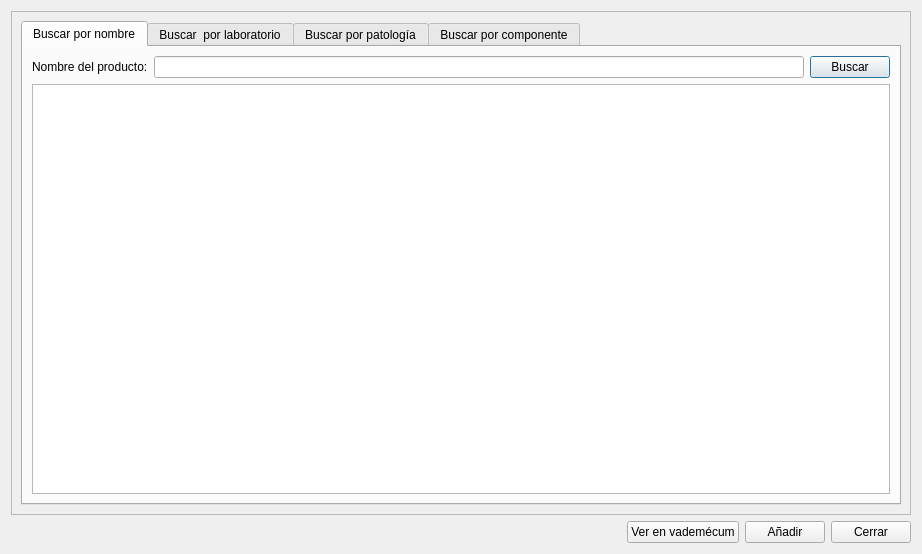
<?xml version="1.0" encoding="UTF-8"?>
<ui version="4.0">
 <class>frmAnadirHierb</class>
 <widget class="QDialog" name="frmAnadirHierb">
  <property name="geometry">
   <rect>
    <x>0</x>
    <y>0</y>
    <width>922</width>
    <height>554</height>
   </rect>
  </property>
  <property name="windowTitle">
   <string>Buscar productos complementarios</string>
  </property>
  <property name="windowIcon">
   <iconset resource="../maya.qrc">
    <normaloff>:/Icons/PNG/mayafondo_blanco.png</normaloff>:/Icons/PNG/mayafondo_blanco.png</iconset>
  </property>
  <layout class="QGridLayout" name="gridLayout_2">
   <item row="0" column="0" colspan="4">
    <widget class="QFrame" name="frame">
     <property name="frameShape">
      <enum>QFrame::StyledPanel</enum>
     </property>
     <property name="frameShadow">
      <enum>QFrame::Raised</enum>
     </property>
     <layout class="QHBoxLayout" name="horizontalLayout_3">
      <item>
       <widget class="QTabWidget" name="pestanas">
        <property name="currentIndex">
         <number>0</number>
        </property>
        <widget class="QWidget" name="pagina_nombre">
         <attribute name="title">
          <string>Buscar por nombre</string>
         </attribute>
         <layout class="QGridLayout" name="gridLayout">
          <item row="0" column="0">
           <widget class="QLabel" name="label">
            <property name="text">
             <string>Nombre del producto:</string>
            </property>
           </widget>
          </item>
          <item row="0" column="1">
           <widget class="QLineEdit" name="txtTexto_producto"/>
          </item>
          <item row="0" column="2">
           <widget class="QPushButton" name="btn_buscar_producto">
            <property name="text">
             <string>Buscar</string>
            </property>
            <property name="icon">
             <iconset resource="../maya.qrc">
              <normaloff>:/Icons/PNG/search.png</normaloff>:/Icons/PNG/search.png</iconset>
            </property>
           </widget>
          </item>
          <item row="1" column="0" colspan="3">
           <widget class="QTableView" name="tabla_producto">
            <property name="alternatingRowColors">
             <bool>true</bool>
            </property>
            <property name="selectionBehavior">
             <enum>QAbstractItemView::SelectRows</enum>
            </property>
            <attribute name="horizontalHeaderStretchLastSection">
             <bool>true</bool>
            </attribute>
           </widget>
          </item>
         </layout>
        </widget>
        <widget class="QWidget" name="pagina_laboratorio">
         <attribute name="title">
          <string>Buscar  por laboratorio</string>
         </attribute>
         <layout class="QGridLayout" name="gridLayout_4">
          <item row="0" column="0">
           <layout class="QGridLayout" name="gridLayout_3">
            <item row="0" column="0">
             <widget class="QLineEdit" name="lineEdit"/>
            </item>
            <item row="0" column="1">
             <widget class="QPushButton" name="pushButton">
              <property name="text">
               <string>Buscar</string>
              </property>
              <property name="icon">
               <iconset resource="../maya.qrc">
                <normaloff>:/Icons/PNG/search.png</normaloff>:/Icons/PNG/search.png</iconset>
              </property>
             </widget>
            </item>
            <item row="1" column="0" colspan="2">
             <widget class="QTableView" name="tableView"/>
            </item>
            <item row="2" column="0" colspan="2">
             <widget class="QPushButton" name="pushButton_2">
              <property name="text">
               <string>Mostrar productos</string>
              </property>
              <property name="icon">
               <iconset resource="../maya.qrc">
                <normaloff>:/Icons/PNG/pedidos.png</normaloff>:/Icons/PNG/pedidos.png</iconset>
              </property>
             </widget>
            </item>
           </layout>
          </item>
          <item row="0" column="1">
           <layout class="QVBoxLayout" name="verticalLayout">
            <item>
             <widget class="QLineEdit" name="lineEdit_2"/>
            </item>
            <item>
             <widget class="QTableView" name="tableView_2"/>
            </item>
           </layout>
          </item>
         </layout>
        </widget>
        <widget class="QWidget" name="pagina_laboratorio_2">
         <attribute name="title">
          <string>Buscar por patología</string>
         </attribute>
         <layout class="QHBoxLayout" name="horizontalLayout">
          <item>
           <layout class="QGridLayout" name="gridLayout_5">
            <item row="0" column="0">
             <widget class="QLabel" name="label_2">
              <property name="text">
               <string>Patología:</string>
              </property>
             </widget>
            </item>
            <item row="0" column="1">
             <widget class="QLineEdit" name="txt_patologia"/>
            </item>
            <item row="0" column="2">
             <widget class="QPushButton" name="btn_buscar">
              <property name="text">
               <string>Buscar</string>
              </property>
             </widget>
            </item>
            <item row="1" column="0" colspan="3">
             <widget class="QTableView" name="tabla_patologias"/>
            </item>
            <item row="2" column="0" colspan="3">
             <widget class="QPushButton" name="btn_ver_producto_por_patologia">
              <property name="text">
               <string>Ver productos</string>
              </property>
             </widget>
            </item>
           </layout>
          </item>
          <item>
           <layout class="QVBoxLayout" name="verticalLayout_2">
            <item>
             <widget class="QLineEdit" name="txt_filtro_producto_por_patologias"/>
            </item>
            <item>
             <widget class="QTableView" name="tabla_producto_patologias"/>
            </item>
           </layout>
          </item>
         </layout>
        </widget>
        <widget class="QWidget" name="pagina_componente">
         <attribute name="title">
          <string>Buscar por componente</string>
         </attribute>
         <layout class="QHBoxLayout" name="horizontalLayout_2">
          <item>
           <layout class="QGridLayout" name="gridLayout_6">
            <item row="0" column="0">
             <widget class="QLabel" name="label_3">
              <property name="text">
               <string>Componente:</string>
              </property>
             </widget>
            </item>
            <item row="0" column="1">
             <widget class="QLineEdit" name="txt_componente"/>
            </item>
            <item row="0" column="2">
             <widget class="QPushButton" name="btn_buscar_componente">
              <property name="text">
               <string>Buscar</string>
              </property>
             </widget>
            </item>
            <item row="1" column="0" colspan="3">
             <widget class="QTableView" name="tabla_componentes"/>
            </item>
            <item row="2" column="0" colspan="3">
             <widget class="QPushButton" name="btn_ver_producto_por_componente">
              <property name="text">
               <string>Ver productos</string>
              </property>
             </widget>
            </item>
           </layout>
          </item>
          <item>
           <layout class="QVBoxLayout" name="verticalLayout_3">
            <item>
             <widget class="QLineEdit" name="txt_filtrar_por_componente"/>
            </item>
            <item>
             <widget class="QTableView" name="tabla_producto_componente"/>
            </item>
           </layout>
          </item>
         </layout>
        </widget>
       </widget>
      </item>
     </layout>
    </widget>
   </item>
   <item row="1" column="0">
    <spacer name="horizontalSpacer">
     <property name="orientation">
      <enum>Qt::Horizontal</enum>
     </property>
     <property name="sizeHint" stdset="0">
      <size>
       <width>40</width>
       <height>20</height>
      </size>
     </property>
    </spacer>
   </item>
   <item row="1" column="1">
    <widget class="QPushButton" name="btn_vademecum">
     <property name="text">
      <string>Ver en vademécum</string>
     </property>
     <property name="icon">
      <iconset resource="../maya.qrc">
       <normaloff>:/Icons/PNG/magnifier_zoom_out.png</normaloff>:/Icons/PNG/magnifier_zoom_out.png</iconset>
     </property>
    </widget>
   </item>
   <item row="1" column="2">
    <widget class="QPushButton" name="btn_anadir">
     <property name="text">
      <string>Añadir</string>
     </property>
     <property name="icon">
      <iconset resource="../maya.qrc">
       <normaloff>:/Icons/PNG/add.png</normaloff>:/Icons/PNG/add.png</iconset>
     </property>
    </widget>
   </item>
   <item row="1" column="3">
    <widget class="QPushButton" name="btn_cerrar">
     <property name="text">
      <string>Cerrar</string>
     </property>
     <property name="icon">
      <iconset resource="../maya.qrc">
       <normaloff>:/Icons/PNG/Exit.png</normaloff>:/Icons/PNG/Exit.png</iconset>
     </property>
    </widget>
   </item>
  </layout>
 </widget>
 <resources>
  <include location="../maya.qrc"/>
 </resources>
 <connections>
  <connection>
   <sender>btn_cerrar</sender>
   <signal>clicked()</signal>
   <receiver>frmAnadirHierb</receiver>
   <slot>close()</slot>
   <hints>
    <hint type="sourcelabel">
     <x>876</x>
     <y>401</y>
    </hint>
    <hint type="destinationlabel">
     <x>427</x>
     <y>383</y>
    </hint>
   </hints>
  </connection>
  <connection>
   <sender>btn_vademecum</sender>
   <signal>clicked()</signal>
   <receiver>frmAnadirHierb</receiver>
   <slot>ver_vademecum()</slot>
   <hints>
    <hint type="sourcelabel">
     <x>608</x>
     <y>398</y>
    </hint>
    <hint type="destinationlabel">
     <x>288</x>
     <y>384</y>
    </hint>
   </hints>
  </connection>
  <connection>
   <sender>btn_anadir</sender>
   <signal>clicked()</signal>
   <receiver>frmAnadirHierb</receiver>
   <slot>anadir_producto()</slot>
   <hints>
    <hint type="sourcelabel">
     <x>787</x>
     <y>402</y>
    </hint>
    <hint type="destinationlabel">
     <x>485</x>
     <y>392</y>
    </hint>
   </hints>
  </connection>
 </connections>
 <slots>
  <slot>ver_vademecum()</slot>
  <slot>anadir_producto()</slot>
 </slots>
</ui>
